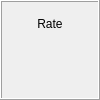
       <widget class="QFrame" name="frame_2">
        <property name="sizePolicy">
         <sizepolicy hsizetype="Fixed" vsizetype="Fixed">
          <horstretch>0</horstretch>
          <verstretch>0</verstretch>
         </sizepolicy>
        </property>
        <property name="minimumSize">
         <size>
          <width>70</width>
          <height>0</height>
         </size>
        </property>
        <property name="maximumSize">
         <size>
          <width>100</width>
          <height>16777215</height>
         </size>
        </property>
        <property name="layoutDirection">
         <enum>Qt::LeftToRight</enum>
        </property>
        <property name="frameShape">
         <enum>QFrame::Box</enum>
        </property>
        <property name="frameShadow">
         <enum>QFrame::Raised</enum>
        </property>
        <layout class="QGridLayout" name="gridLayout_4">
         <property name="leftMargin">
          <number>6</number>
         </property>
         <property name="topMargin">
          <number>6</number>
         </property>
         <property name="rightMargin">
          <number>6</number>
         </property>
         <property name="bottomMargin">
          <number>6</number>
         </property>
         <item row="0" column="0">
          <widget class="QLabel" name="label_4">
           <property name="sizePolicy">
            <sizepolicy hsizetype="Fixed" vsizetype="Preferred">
             <horstretch>0</horstretch>
             <verstretch>0</verstretch>
            </sizepolicy>
           </property>
           <property name="maximumSize">
            <size>
             <width>80</width>
             <height>16777215</height>
            </size>
           </property>
           <property name="text">
            <string>Rate</string>
           </property>
           <property name="alignment">
            <set>Qt::AlignCenter</set>
           </property>
          </widget>
         </item>
         <item row="1" column="0">
          <widget class="QELabel" name="qelabel_imageRate">
           <property name="alignment">
            <set>Qt::AlignCenter</set>
           </property>
           <property name="variable" stdset="0">
            <string>$(P):cam1:ArrayRate_RBV</string>
           </property>
           <property name="variableSubstitutions" stdset="0">
            <string>P=13PS7</string>
           </property>
           <property name="displayAlarmState">
            <bool>false</bool>
           </property>
           <property name="precision">
            <number>1</number>
           </property>
           <property name="useDbPrecision">
            <bool>false</bool>
           </property>
          </widget>
         </item>
         <item row="2" column="0">
          <widget class="QEBitStatus" name="qebitstatus">
           <property name="sizePolicy">
            <sizepolicy hsizetype="Preferred" vsizetype="Fixed">
             <horstretch>0</horstretch>
             <verstretch>0</verstretch>
            </sizepolicy>
           </property>
           <property name="minimumSize">
            <size>
             <width>30</width>
             <height>0</height>
            </size>
           </property>
           <property name="maximumSize">
            <size>
             <width>16777215</width>
             <height>10</height>
            </size>
           </property>
           <property name="numberOfBits">
            <number>1</number>
           </property>
           <property name="drawBorder">
            <bool>true</bool>
           </property>
           <property name="variable" stdset="0">
            <string>$(P):cam1:Acquire.RVAL</string>
           </property>
           <property name="variableSubstitutions" stdset="0">
            <string>P=13PS7</string>
           </property>
          </widget>
         </item>
        </layout>
       </widget>
